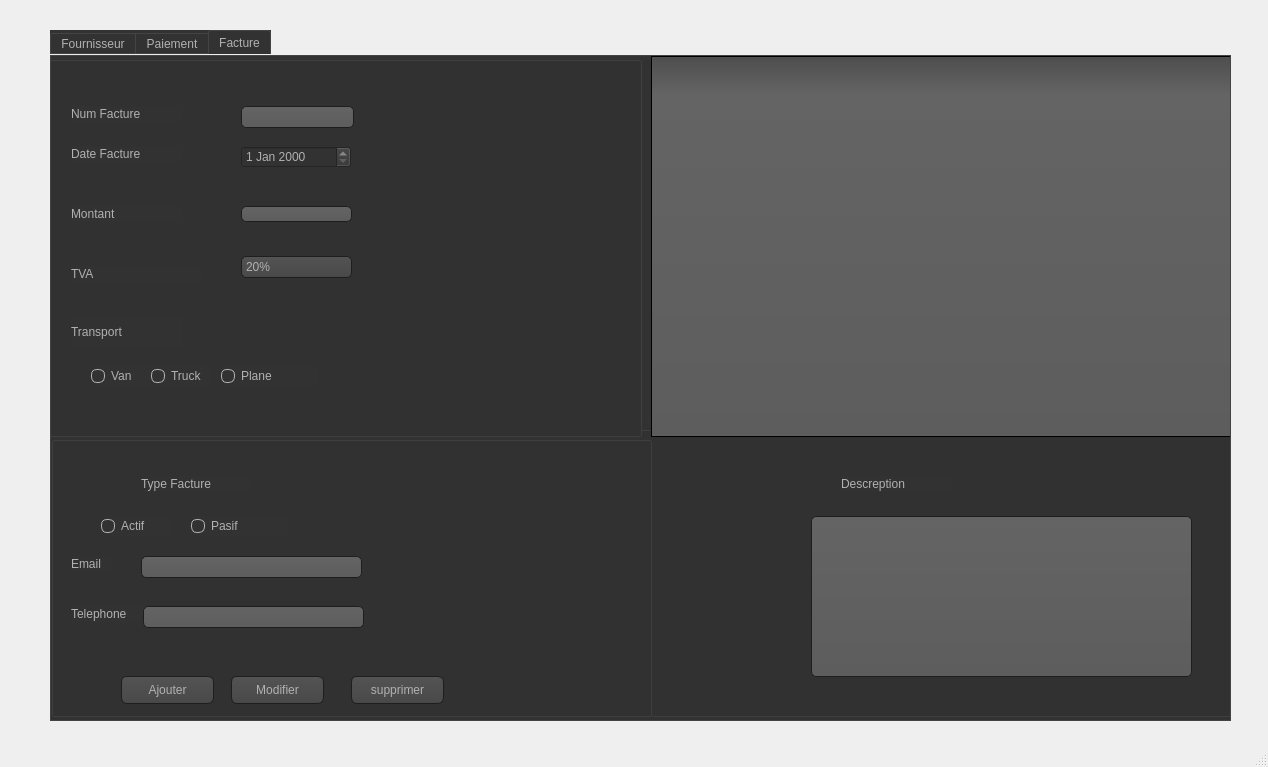
<?xml version="1.0" encoding="UTF-8"?>
<ui version="4.0">
 <class>MainWindow</class>
 <widget class="QMainWindow" name="MainWindow">
  <property name="geometry">
   <rect>
    <x>0</x>
    <y>0</y>
    <width>1268</width>
    <height>767</height>
   </rect>
  </property>
  <property name="windowTitle">
   <string>MainWindow</string>
  </property>
  <widget class="QWidget" name="centralwidget">
   <widget class="QTabWidget" name="tabWidget">
    <property name="geometry">
     <rect>
      <x>50</x>
      <y>30</y>
      <width>1181</width>
      <height>691</height>
     </rect>
    </property>
    <property name="styleSheet">
     <string notr="true">QToolTip
{
     border: 1px solid black;
     background-color: #ffa02f;
     padding: 1px;
     border-radius: 3px;
     opacity: 100;
}

QWidget
{
    color: #b1b1b1;
    background-color: #323232;
}

QWidget:item:hover
{
    background-color: QLinearGradient( x1: 0, y1: 0, x2: 0, y2: 1, stop: 0 #ffa02f, stop: 1 #ca0619);
    color: #000000;
}

QWidget:item:selected
{
    background-color: QLinearGradient( x1: 0, y1: 0, x2: 0, y2: 1, stop: 0 #ffa02f, stop: 1 #d7801a);
}

QMenuBar::item
{
    background: transparent;
}

QMenuBar::item:selected
{
    background: transparent;
    border: 1px solid #ffaa00;
}

QMenuBar::item:pressed
{
    background: #444;
    border: 1px solid #000;
    background-color: QLinearGradient(
        x1:0, y1:0,
        x2:0, y2:1,
        stop:1 #212121,
        stop:0.4 #343434/*,
        stop:0.2 #343434,
        stop:0.1 #ffaa00*/
    );
    margin-bottom:-1px;
    padding-bottom:1px;
}

QMenu
{
    border: 1px solid #000;
}

QMenu::item
{
    padding: 2px 20px 2px 20px;
}

QMenu::item:selected
{
    color: #000000;
}

QWidget:disabled
{
    color: #404040;
    background-color: #323232;
}

QAbstractItemView
{
    background-color: QLinearGradient( x1: 0, y1: 0, x2: 0, y2: 1, stop: 0 #4d4d4d, stop: 0.1 #646464, stop: 1 #5d5d5d);
}

QWidget:focus
{
    /*border: 2px solid QLinearGradient( x1: 0, y1: 0, x2: 0, y2: 1, stop: 0 #ffa02f, stop: 1 #d7801a);*/
}

QLineEdit
{
    background-color: QLinearGradient( x1: 0, y1: 0, x2: 0, y2: 1, stop: 0 #4d4d4d, stop: 0 #646464, stop: 1 #5d5d5d);
    padding: 1px;
    border-style: solid;
    border: 1px solid #1e1e1e;
    border-radius: 5;
}

QPushButton
{
    color: #b1b1b1;
    background-color: QLinearGradient( x1: 0, y1: 0, x2: 0, y2: 1, stop: 0 #565656, stop: 0.1 #525252, stop: 0.5 #4e4e4e, stop: 0.9 #4a4a4a, stop: 1 #464646);
    border-width: 1px;
    border-color: #1e1e1e;
    border-style: solid;
    border-radius: 6;
    padding: 3px;
    font-size: 12px;
    padding-left: 5px;
    padding-right: 5px;
}

QPushButton:pressed
{
    background-color: QLinearGradient( x1: 0, y1: 0, x2: 0, y2: 1, stop: 0 #2d2d2d, stop: 0.1 #2b2b2b, stop: 0.5 #292929, stop: 0.9 #282828, stop: 1 #252525);
}

QComboBox
{
    selection-background-color: #ffaa00;
    background-color: QLinearGradient( x1: 0, y1: 0, x2: 0, y2: 1, stop: 0 #565656, stop: 0.1 #525252, stop: 0.5 #4e4e4e, stop: 0.9 #4a4a4a, stop: 1 #464646);
    border-style: solid;
    border: 1px solid #1e1e1e;
    border-radius: 5;
}

QComboBox:hover,QPushButton:hover
{
    border: 2px solid QLinearGradient( x1: 0, y1: 0, x2: 0, y2: 1, stop: 0 #ffa02f, stop: 1 #d7801a);
}


QComboBox:on
{
    padding-top: 3px;
    padding-left: 4px;
    background-color: QLinearGradient( x1: 0, y1: 0, x2: 0, y2: 1, stop: 0 #2d2d2d, stop: 0.1 #2b2b2b, stop: 0.5 #292929, stop: 0.9 #282828, stop: 1 #252525);
    selection-background-color: #ffaa00;
}

QComboBox QAbstractItemView
{
    border: 2px solid darkgray;
    selection-background-color: QLinearGradient( x1: 0, y1: 0, x2: 0, y2: 1, stop: 0 #ffa02f, stop: 1 #d7801a);
}

QComboBox::drop-down
{
     subcontrol-origin: padding;
     subcontrol-position: top right;
     width: 15px;

     border-left-width: 0px;
     border-left-color: darkgray;
     border-left-style: solid; /* just a single line */
     border-top-right-radius: 3px; /* same radius as the QComboBox */
     border-bottom-right-radius: 3px;
 }

QComboBox::down-arrow
{
     image: url(:/down_arrow.png);
}

QGroupBox:focus
{
border: 2px solid QLinearGradient( x1: 0, y1: 0, x2: 0, y2: 1, stop: 0 #ffa02f, stop: 1 #d7801a);
}

QTextEdit:focus
{
    border: 2px solid QLinearGradient( x1: 0, y1: 0, x2: 0, y2: 1, stop: 0 #ffa02f, stop: 1 #d7801a);
}

QScrollBar:horizontal {
     border: 1px solid #222222;
     background: QLinearGradient( x1: 0, y1: 0, x2: 0, y2: 1, stop: 0.0 #121212, stop: 0.2 #282828, stop: 1 #484848);
     height: 7px;
     margin: 0px 16px 0 16px;
}

QScrollBar::handle:horizontal
{
      background: QLinearGradient( x1: 0, y1: 0, x2: 1, y2: 0, stop: 0 #ffa02f, stop: 0.5 #d7801a, stop: 1 #ffa02f);
      min-height: 20px;
      border-radius: 2px;
}

QScrollBar::add-line:horizontal {
      border: 1px solid #1b1b19;
      border-radius: 2px;
      background: QLinearGradient( x1: 0, y1: 0, x2: 1, y2: 0, stop: 0 #ffa02f, stop: 1 #d7801a);
      width: 14px;
      subcontrol-position: right;
      subcontrol-origin: margin;
}

QScrollBar::sub-line:horizontal {
      border: 1px solid #1b1b19;
      border-radius: 2px;
      background: QLinearGradient( x1: 0, y1: 0, x2: 1, y2: 0, stop: 0 #ffa02f, stop: 1 #d7801a);
      width: 14px;
     subcontrol-position: left;
     subcontrol-origin: margin;
}

QScrollBar::right-arrow:horizontal, QScrollBar::left-arrow:horizontal
{
      border: 1px solid black;
      width: 1px;
      height: 1px;
      background: white;
}

QScrollBar::add-page:horizontal, QScrollBar::sub-page:horizontal
{
      background: none;
}

QScrollBar:vertical
{
      background: QLinearGradient( x1: 0, y1: 0, x2: 1, y2: 0, stop: 0.0 #121212, stop: 0.2 #282828, stop: 1 #484848);
      width: 7px;
      margin: 16px 0 16px 0;
      border: 1px solid #222222;
}

QScrollBar::handle:vertical
{
      background: QLinearGradient( x1: 0, y1: 0, x2: 0, y2: 1, stop: 0 #ffa02f, stop: 0.5 #d7801a, stop: 1 #ffa02f);
      min-height: 20px;
      border-radius: 2px;
}

QScrollBar::add-line:vertical
{
      border: 1px solid #1b1b19;
      border-radius: 2px;
      background: QLinearGradient( x1: 0, y1: 0, x2: 0, y2: 1, stop: 0 #ffa02f, stop: 1 #d7801a);
      height: 14px;
      subcontrol-position: bottom;
      subcontrol-origin: margin;
}

QScrollBar::sub-line:vertical
{
      border: 1px solid #1b1b19;
      border-radius: 2px;
      background: QLinearGradient( x1: 0, y1: 0, x2: 0, y2: 1, stop: 0 #d7801a, stop: 1 #ffa02f);
      height: 14px;
      subcontrol-position: top;
      subcontrol-origin: margin;
}

QScrollBar::up-arrow:vertical, QScrollBar::down-arrow:vertical
{
      border: 1px solid black;
      width: 1px;
      height: 1px;
      background: white;
}


QScrollBar::add-page:vertical, QScrollBar::sub-page:vertical
{
      background: none;
}

QTextEdit
{
    background-color: #242424;
}

QPlainTextEdit
{
    background-color: #242424;
}

QHeaderView::section
{
    background-color: QLinearGradient(x1:0, y1:0, x2:0, y2:1, stop:0 #616161, stop: 0.5 #505050, stop: 0.6 #434343, stop:1 #656565);
    color: white;
    padding-left: 4px;
    border: 1px solid #6c6c6c;
}

QCheckBox:disabled
{
color: #414141;
}

QDockWidget::title
{
    text-align: center;
    spacing: 3px; /* spacing between items in the tool bar */
    background-color: QLinearGradient(x1:0, y1:0, x2:0, y2:1, stop:0 #323232, stop: 0.5 #242424, stop:1 #323232);
}

QDockWidget::close-button, QDockWidget::float-button
{
    text-align: center;
    spacing: 1px; /* spacing between items in the tool bar */
    background-color: QLinearGradient(x1:0, y1:0, x2:0, y2:1, stop:0 #323232, stop: 0.5 #242424, stop:1 #323232);
}

QDockWidget::close-button:hover, QDockWidget::float-button:hover
{
    background: #242424;
}

QDockWidget::close-button:pressed, QDockWidget::float-button:pressed
{
    padding: 1px -1px -1px 1px;
}

QMainWindow::separator
{
    background-color: QLinearGradient(x1:0, y1:0, x2:0, y2:1, stop:0 #161616, stop: 0.5 #151515, stop: 0.6 #212121, stop:1 #343434);
    color: white;
    padding-left: 4px;
    border: 1px solid #4c4c4c;
    spacing: 3px; /* spacing between items in the tool bar */
}

QMainWindow::separator:hover
{

    background-color: QLinearGradient(x1:0, y1:0, x2:0, y2:1, stop:0 #d7801a, stop:0.5 #b56c17 stop:1 #ffa02f);
    color: white;
    padding-left: 4px;
    border: 1px solid #6c6c6c;
    spacing: 3px; /* spacing between items in the tool bar */
}

QToolBar::handle
{
     spacing: 3px; /* spacing between items in the tool bar */
     background: url(:/images/handle.png);
}

QMenu::separator
{
    height: 2px;
    background-color: QLinearGradient(x1:0, y1:0, x2:0, y2:1, stop:0 #161616, stop: 0.5 #151515, stop: 0.6 #212121, stop:1 #343434);
    color: white;
    padding-left: 4px;
    margin-left: 10px;
    margin-right: 5px;
}

QProgressBar
{
    border: 2px solid grey;
    border-radius: 5px;
    text-align: center;
}

QProgressBar::chunk
{
    background-color: #d7801a;
    width: 2.15px;
    margin: 0.5px;
}

QTabBar::tab {
    color: #b1b1b1;
    border: 1px solid #444;
    border-bottom-style: none;
    background-color: #323232;
    padding-left: 10px;
    padding-right: 10px;
    padding-top: 3px;
    padding-bottom: 2px;
    margin-right: -1px;
}

QTabWidget::pane {
    border: 1px solid #444;
    top: 1px;
}

QTabBar::tab:last
{
    margin-right: 0; /* the last selected tab has nothing to overlap with on the right */
    border-top-right-radius: 3px;
}

QTabBar::tab:first:!selected
{
 margin-left: 0px; /* the last selected tab has nothing to overlap with on the right */


    border-top-left-radius: 3px;
}

QTabBar::tab:!selected
{
    color: #b1b1b1;
    border-bottom-style: solid;
    margin-top: 3px;
    background-color: QLinearGradient(x1:0, y1:0, x2:0, y2:1, stop:1 #212121, stop:.4 #343434);
}

QTabBar::tab:selected
{
    border-top-left-radius: 3px;
    border-top-right-radius: 3px;
    margin-bottom: 0px;
}

QTabBar::tab:!selected:hover
{
    /*border-top: 2px solid #ffaa00;
    padding-bottom: 3px;*/
    border-top-left-radius: 3px;
    border-top-right-radius: 3px;
    background-color: QLinearGradient(x1:0, y1:0, x2:0, y2:1, stop:1 #212121, stop:0.4 #343434, stop:0.2 #343434, stop:0.1 #ffaa00);
}

QRadioButton::indicator:checked, QRadioButton::indicator:unchecked{
    color: #b1b1b1;
    background-color: #323232;
    border: 1px solid #b1b1b1;
    border-radius: 6px;
}

QRadioButton::indicator:checked
{
    background-color: qradialgradient(
        cx: 0.5, cy: 0.5,
        fx: 0.5, fy: 0.5,
        radius: 1.0,
        stop: 0.25 #ffaa00,
        stop: 0.3 #323232
    );
}

QCheckBox::indicator{
    color: #b1b1b1;
    background-color: #323232;
    border: 1px solid #b1b1b1;
    width: 9px;
    height: 9px;
}

QRadioButton::indicator
{
    border-radius: 6px;
}

QRadioButton::indicator:hover, QCheckBox::indicator:hover
{
    border: 1px solid #ffaa00;
}

QCheckBox::indicator:checked
{
    image:url(:/images/checkbox.png);
}

QCheckBox::indicator:disabled, QRadioButton::indicator:disabled
{
    border: 1px solid #444;
}</string>
    </property>
    <property name="currentIndex">
     <number>2</number>
    </property>
    <widget class="QWidget" name="tab">
     <attribute name="title">
      <string>Fournisseur</string>
     </attribute>
     <widget class="QGroupBox" name="groupBox">
      <property name="geometry">
       <rect>
        <x>10</x>
        <y>10</y>
        <width>341</width>
        <height>381</height>
       </rect>
      </property>
      <property name="title">
       <string>GroupBox</string>
      </property>
      <widget class="QLineEdit" name="lineEdit_numF">
       <property name="geometry">
        <rect>
         <x>200</x>
         <y>50</y>
         <width>113</width>
         <height>22</height>
        </rect>
       </property>
      </widget>
      <widget class="QLineEdit" name="lineEdit_nomF">
       <property name="geometry">
        <rect>
         <x>200</x>
         <y>90</y>
         <width>113</width>
         <height>22</height>
        </rect>
       </property>
      </widget>
      <widget class="QLineEdit" name="lineEdit_addF">
       <property name="geometry">
        <rect>
         <x>200</x>
         <y>170</y>
         <width>113</width>
         <height>22</height>
        </rect>
       </property>
      </widget>
      <widget class="QLineEdit" name="lineEdit_prenF">
       <property name="geometry">
        <rect>
         <x>200</x>
         <y>130</y>
         <width>113</width>
         <height>22</height>
        </rect>
       </property>
      </widget>
      <widget class="QLineEdit" name="lineEdit_telF">
       <property name="geometry">
        <rect>
         <x>200</x>
         <y>210</y>
         <width>113</width>
         <height>22</height>
        </rect>
       </property>
       <property name="text">
        <string/>
       </property>
      </widget>
      <widget class="QComboBox" name="comboBox_typeF">
       <property name="geometry">
        <rect>
         <x>202</x>
         <y>260</y>
         <width>111</width>
         <height>22</height>
        </rect>
       </property>
       <item>
        <property name="text">
         <string>yajour</string>
        </property>
       </item>
       <item>
        <property name="text">
         <string>hdid</string>
        </property>
       </item>
      </widget>
      <widget class="QLabel" name="label">
       <property name="geometry">
        <rect>
         <x>30</x>
         <y>50</y>
         <width>111</width>
         <height>16</height>
        </rect>
       </property>
       <property name="text">
        <string>Num Fournisseur</string>
       </property>
      </widget>
      <widget class="QLabel" name="label_2">
       <property name="geometry">
        <rect>
         <x>30</x>
         <y>90</y>
         <width>111</width>
         <height>16</height>
        </rect>
       </property>
       <property name="text">
        <string>Nom Fournisseur</string>
       </property>
      </widget>
      <widget class="QLabel" name="label_4">
       <property name="geometry">
        <rect>
         <x>30</x>
         <y>130</y>
         <width>111</width>
         <height>16</height>
        </rect>
       </property>
       <property name="text">
        <string>Pren Fournisseur</string>
       </property>
      </widget>
      <widget class="QLabel" name="label_3">
       <property name="geometry">
        <rect>
         <x>30</x>
         <y>170</y>
         <width>131</width>
         <height>16</height>
        </rect>
       </property>
       <property name="text">
        <string>addresse Fournisseur</string>
       </property>
      </widget>
      <widget class="QLabel" name="label_5">
       <property name="geometry">
        <rect>
         <x>30</x>
         <y>260</y>
         <width>111</width>
         <height>16</height>
        </rect>
       </property>
       <property name="text">
        <string>Type Fournisseur</string>
       </property>
      </widget>
      <widget class="QLabel" name="label_6">
       <property name="geometry">
        <rect>
         <x>30</x>
         <y>220</y>
         <width>111</width>
         <height>16</height>
        </rect>
       </property>
       <property name="text">
        <string>Tel Fournisseur</string>
       </property>
      </widget>
      <widget class="QPushButton" name="pushButton_ajF">
       <property name="geometry">
        <rect>
         <x>140</x>
         <y>320</y>
         <width>93</width>
         <height>28</height>
        </rect>
       </property>
       <property name="text">
        <string>Ajouter</string>
       </property>
      </widget>
      <widget class="QPushButton" name="pushButton_mdF">
       <property name="geometry">
        <rect>
         <x>240</x>
         <y>320</y>
         <width>93</width>
         <height>28</height>
        </rect>
       </property>
       <property name="text">
        <string>Modifier</string>
       </property>
      </widget>
     </widget>
     <widget class="QTableView" name="tableView_fournis">
      <property name="geometry">
       <rect>
        <x>380</x>
        <y>20</y>
        <width>781</width>
        <height>371</height>
       </rect>
      </property>
     </widget>
     <widget class="QPushButton" name="pushButton_numF">
      <property name="geometry">
       <rect>
        <x>210</x>
        <y>440</y>
        <width>93</width>
        <height>28</height>
       </rect>
      </property>
      <property name="text">
       <string>supprimer</string>
      </property>
     </widget>
     <widget class="QLabel" name="label_11">
      <property name="geometry">
       <rect>
        <x>70</x>
        <y>410</y>
        <width>111</width>
        <height>16</height>
       </rect>
      </property>
      <property name="text">
       <string>Tel Fournisseur</string>
      </property>
     </widget>
     <widget class="QComboBox" name="comboBox">
      <property name="geometry">
       <rect>
        <x>200</x>
        <y>410</y>
        <width>121</width>
        <height>22</height>
       </rect>
      </property>
     </widget>
     <widget class="QPushButton" name="pushButton_recherche">
      <property name="geometry">
       <rect>
        <x>210</x>
        <y>550</y>
        <width>93</width>
        <height>28</height>
       </rect>
      </property>
      <property name="text">
       <string>rechercher</string>
      </property>
     </widget>
     <widget class="QLineEdit" name="lineEdit_recherche">
      <property name="geometry">
       <rect>
        <x>200</x>
        <y>510</y>
        <width>113</width>
        <height>22</height>
       </rect>
      </property>
      <property name="text">
       <string/>
      </property>
     </widget>
    </widget>
    <widget class="QWidget" name="tab_2">
     <attribute name="title">
      <string>Paiement</string>
     </attribute>
     <widget class="QPushButton" name="pushButton_numF_2">
      <property name="geometry">
       <rect>
        <x>210</x>
        <y>450</y>
        <width>93</width>
        <height>28</height>
       </rect>
      </property>
      <property name="text">
       <string>supprimer</string>
      </property>
     </widget>
     <widget class="QTableView" name="tableView_Pai">
      <property name="geometry">
       <rect>
        <x>380</x>
        <y>20</y>
        <width>781</width>
        <height>371</height>
       </rect>
      </property>
     </widget>
     <widget class="QLabel" name="label_12">
      <property name="geometry">
       <rect>
        <x>70</x>
        <y>410</y>
        <width>111</width>
        <height>16</height>
       </rect>
      </property>
      <property name="text">
       <string>Num Paiement</string>
      </property>
     </widget>
     <widget class="QGroupBox" name="groupBox_2">
      <property name="geometry">
       <rect>
        <x>10</x>
        <y>10</y>
        <width>341</width>
        <height>381</height>
       </rect>
      </property>
      <property name="title">
       <string>GroupBox</string>
      </property>
      <widget class="QLineEdit" name="lineEdit_PFA_2">
       <property name="geometry">
        <rect>
         <x>200</x>
         <y>130</y>
         <width>113</width>
         <height>22</height>
        </rect>
       </property>
      </widget>
      <widget class="QLabel" name="label_7">
       <property name="geometry">
        <rect>
         <x>30</x>
         <y>50</y>
         <width>131</width>
         <height>16</height>
        </rect>
       </property>
       <property name="text">
        <string>numero Fournisseur</string>
       </property>
      </widget>
      <widget class="QLabel" name="label_8">
       <property name="geometry">
        <rect>
         <x>30</x>
         <y>90</y>
         <width>111</width>
         <height>16</height>
        </rect>
       </property>
       <property name="text">
        <string>numero Facture</string>
       </property>
      </widget>
      <widget class="QLabel" name="label_9">
       <property name="geometry">
        <rect>
         <x>30</x>
         <y>130</y>
         <width>111</width>
         <height>16</height>
        </rect>
       </property>
       <property name="text">
        <string>total</string>
       </property>
      </widget>
      <widget class="QLabel" name="label_14">
       <property name="geometry">
        <rect>
         <x>30</x>
         <y>170</y>
         <width>111</width>
         <height>16</height>
        </rect>
       </property>
       <property name="text">
        <string>Date paiement</string>
       </property>
      </widget>
      <widget class="QPushButton" name="pushButton_ajF_2">
       <property name="geometry">
        <rect>
         <x>140</x>
         <y>320</y>
         <width>93</width>
         <height>28</height>
        </rect>
       </property>
       <property name="text">
        <string>Ajouter</string>
       </property>
      </widget>
      <widget class="QPushButton" name="pushButton_mdF_2">
       <property name="geometry">
        <rect>
         <x>240</x>
         <y>320</y>
         <width>93</width>
         <height>28</height>
        </rect>
       </property>
       <property name="text">
        <string>Modifier</string>
       </property>
      </widget>
      <widget class="QComboBox" name="comboBoxP_3">
       <property name="geometry">
        <rect>
         <x>200</x>
         <y>50</y>
         <width>111</width>
         <height>21</height>
        </rect>
       </property>
      </widget>
      <widget class="QDateEdit" name="dateEditP">
       <property name="geometry">
        <rect>
         <x>190</x>
         <y>170</y>
         <width>121</width>
         <height>22</height>
        </rect>
       </property>
      </widget>
      <widget class="QLabel" name="label_10">
       <property name="geometry">
        <rect>
         <x>30</x>
         <y>230</y>
         <width>111</width>
         <height>16</height>
        </rect>
       </property>
       <property name="text">
        <string>Numero paiement</string>
       </property>
      </widget>
      <widget class="QLineEdit" name="lineEdit_numP_3">
       <property name="geometry">
        <rect>
         <x>190</x>
         <y>220</y>
         <width>113</width>
         <height>22</height>
        </rect>
       </property>
      </widget>
      <widget class="QLineEdit" name="lineEditfa">
       <property name="geometry">
        <rect>
         <x>200</x>
         <y>90</y>
         <width>113</width>
         <height>22</height>
        </rect>
       </property>
      </widget>
     </widget>
     <widget class="QComboBox" name="comboBoxPP_2">
      <property name="geometry">
       <rect>
        <x>200</x>
        <y>410</y>
        <width>121</width>
        <height>22</height>
       </rect>
      </property>
     </widget>
     <widget class="QPushButton" name="pushButton_recherche_ID">
      <property name="geometry">
       <rect>
        <x>200</x>
        <y>550</y>
        <width>93</width>
        <height>28</height>
       </rect>
      </property>
      <property name="text">
       <string>rechercher</string>
      </property>
     </widget>
     <widget class="QComboBox" name="comboBoxPrecherche">
      <property name="geometry">
       <rect>
        <x>190</x>
        <y>520</y>
        <width>121</width>
        <height>22</height>
       </rect>
      </property>
     </widget>
    </widget>
    <widget class="QWidget" name="tab_3">
     <attribute name="title">
      <string>Facture</string>
     </attribute>
     <widget class="QTableView" name="tableView_facture">
      <property name="geometry">
       <rect>
        <x>600</x>
        <y>0</y>
        <width>581</width>
        <height>381</height>
       </rect>
      </property>
     </widget>
     <widget class="QGroupBox" name="groupBox_3">
      <property name="geometry">
       <rect>
        <x>-10</x>
        <y>0</y>
        <width>601</width>
        <height>381</height>
       </rect>
      </property>
      <property name="title">
       <string/>
      </property>
      <widget class="QLineEdit" name="lineEdit_numFA">
       <property name="geometry">
        <rect>
         <x>200</x>
         <y>50</y>
         <width>113</width>
         <height>22</height>
        </rect>
       </property>
      </widget>
      <widget class="QLineEdit" name="lineEdit_Montant">
       <property name="geometry">
        <rect>
         <x>200</x>
         <y>150</y>
         <width>111</width>
         <height>16</height>
        </rect>
       </property>
      </widget>
      <widget class="QComboBox" name="comboBox_TVA">
       <property name="geometry">
        <rect>
         <x>200</x>
         <y>200</y>
         <width>111</width>
         <height>22</height>
        </rect>
       </property>
       <item>
        <property name="text">
         <string>20%</string>
        </property>
       </item>
       <item>
        <property name="text">
         <string>18%</string>
        </property>
       </item>
      </widget>
      <widget class="QLabel" name="label_20">
       <property name="geometry">
        <rect>
         <x>30</x>
         <y>50</y>
         <width>111</width>
         <height>16</height>
        </rect>
       </property>
       <property name="text">
        <string>Num Facture</string>
       </property>
      </widget>
      <widget class="QLabel" name="label_21">
       <property name="geometry">
        <rect>
         <x>30</x>
         <y>90</y>
         <width>111</width>
         <height>16</height>
        </rect>
       </property>
       <property name="text">
        <string>Date Facture</string>
       </property>
      </widget>
      <widget class="QLabel" name="label_23">
       <property name="geometry">
        <rect>
         <x>30</x>
         <y>210</y>
         <width>131</width>
         <height>16</height>
        </rect>
       </property>
       <property name="text">
        <string>TVA</string>
       </property>
      </widget>
      <widget class="QDateEdit" name="dateFAEdit">
       <property name="geometry">
        <rect>
         <x>200</x>
         <y>90</y>
         <width>110</width>
         <height>22</height>
        </rect>
       </property>
      </widget>
      <widget class="QLabel" name="label_28">
       <property name="geometry">
        <rect>
         <x>30</x>
         <y>260</y>
         <width>111</width>
         <height>31</height>
        </rect>
       </property>
       <property name="text">
        <string>Transport</string>
       </property>
      </widget>
      <widget class="QLabel" name="label_25">
       <property name="geometry">
        <rect>
         <x>30</x>
         <y>150</y>
         <width>111</width>
         <height>16</height>
        </rect>
       </property>
       <property name="text">
        <string>Montant</string>
       </property>
      </widget>
      <widget class="QRadioButton" name="radioButtonV">
       <property name="geometry">
        <rect>
         <x>50</x>
         <y>310</y>
         <width>97</width>
         <height>20</height>
        </rect>
       </property>
       <property name="text">
        <string>Van</string>
       </property>
      </widget>
      <widget class="QRadioButton" name="radioButtonP_2">
       <property name="geometry">
        <rect>
         <x>180</x>
         <y>310</y>
         <width>97</width>
         <height>20</height>
        </rect>
       </property>
       <property name="text">
        <string>Plane</string>
       </property>
      </widget>
      <widget class="QRadioButton" name="radioButtonT">
       <property name="geometry">
        <rect>
         <x>110</x>
         <y>310</y>
         <width>61</width>
         <height>20</height>
        </rect>
       </property>
       <property name="text">
        <string>Truck</string>
       </property>
      </widget>
     </widget>
     <widget class="QLabel" name="label_29">
      <property name="geometry">
       <rect>
        <x>790</x>
        <y>420</y>
        <width>111</width>
        <height>16</height>
       </rect>
      </property>
      <property name="text">
       <string>Descreption</string>
      </property>
     </widget>
     <widget class="QRadioButton" name="radioButtonA">
      <property name="geometry">
       <rect>
        <x>50</x>
        <y>460</y>
        <width>71</width>
        <height>20</height>
       </rect>
      </property>
      <property name="text">
       <string>Actif</string>
      </property>
     </widget>
     <widget class="QLineEdit" name="lineEdit_Email">
      <property name="geometry">
       <rect>
        <x>90</x>
        <y>500</y>
        <width>221</width>
        <height>22</height>
       </rect>
      </property>
     </widget>
     <widget class="QGroupBox" name="groupBox_4">
      <property name="geometry">
       <rect>
        <x>0</x>
        <y>380</y>
        <width>601</width>
        <height>281</height>
       </rect>
      </property>
      <property name="title">
       <string/>
      </property>
      <widget class="QLabel" name="label_30">
       <property name="geometry">
        <rect>
         <x>20</x>
         <y>120</y>
         <width>41</width>
         <height>16</height>
        </rect>
       </property>
       <property name="text">
        <string>Email</string>
       </property>
      </widget>
      <widget class="QPushButton" name="pushButton_ajFA">
       <property name="geometry">
        <rect>
         <x>70</x>
         <y>240</y>
         <width>93</width>
         <height>28</height>
        </rect>
       </property>
       <property name="text">
        <string>Ajouter</string>
       </property>
      </widget>
      <widget class="QPushButton" name="pushButton_mdFA">
       <property name="geometry">
        <rect>
         <x>180</x>
         <y>240</y>
         <width>93</width>
         <height>28</height>
        </rect>
       </property>
       <property name="text">
        <string>Modifier</string>
       </property>
      </widget>
      <widget class="QLabel" name="label_27">
       <property name="geometry">
        <rect>
         <x>20</x>
         <y>170</y>
         <width>111</width>
         <height>16</height>
        </rect>
       </property>
       <property name="text">
        <string>Telephone</string>
       </property>
      </widget>
      <widget class="QLineEdit" name="lineEdit_telFone">
       <property name="geometry">
        <rect>
         <x>92</x>
         <y>170</y>
         <width>221</width>
         <height>22</height>
        </rect>
       </property>
      </widget>
      <widget class="QLabel" name="label_22">
       <property name="geometry">
        <rect>
         <x>90</x>
         <y>40</y>
         <width>111</width>
         <height>16</height>
        </rect>
       </property>
       <property name="text">
        <string>Type Facture</string>
       </property>
      </widget>
      <widget class="QRadioButton" name="radioButtonP">
       <property name="geometry">
        <rect>
         <x>140</x>
         <y>80</y>
         <width>97</width>
         <height>20</height>
        </rect>
       </property>
       <property name="text">
        <string>Pasif</string>
       </property>
      </widget>
      <widget class="QPushButton" name="pushButton_supp">
       <property name="geometry">
        <rect>
         <x>300</x>
         <y>240</y>
         <width>93</width>
         <height>28</height>
        </rect>
       </property>
       <property name="text">
        <string>supprimer</string>
       </property>
      </widget>
     </widget>
     <widget class="QGroupBox" name="groupBox_5">
      <property name="geometry">
       <rect>
        <x>580</x>
        <y>370</y>
        <width>601</width>
        <height>291</height>
       </rect>
      </property>
      <property name="title">
       <string/>
      </property>
      <widget class="QLineEdit" name="textBrowserA">
       <property name="geometry">
        <rect>
         <x>180</x>
         <y>90</y>
         <width>381</width>
         <height>161</height>
        </rect>
       </property>
      </widget>
     </widget>
     <zorder>groupBox_5</zorder>
     <zorder>groupBox_4</zorder>
     <zorder>tableView_facture</zorder>
     <zorder>groupBox_3</zorder>
     <zorder>label_29</zorder>
     <zorder>radioButtonA</zorder>
     <zorder>lineEdit_Email</zorder>
    </widget>
   </widget>
  </widget>
  <widget class="QMenuBar" name="menubar">
   <property name="geometry">
    <rect>
     <x>0</x>
     <y>0</y>
     <width>1268</width>
     <height>26</height>
    </rect>
   </property>
  </widget>
  <widget class="QStatusBar" name="statusbar"/>
 </widget>
 <resources/>
 <connections/>
</ui>
